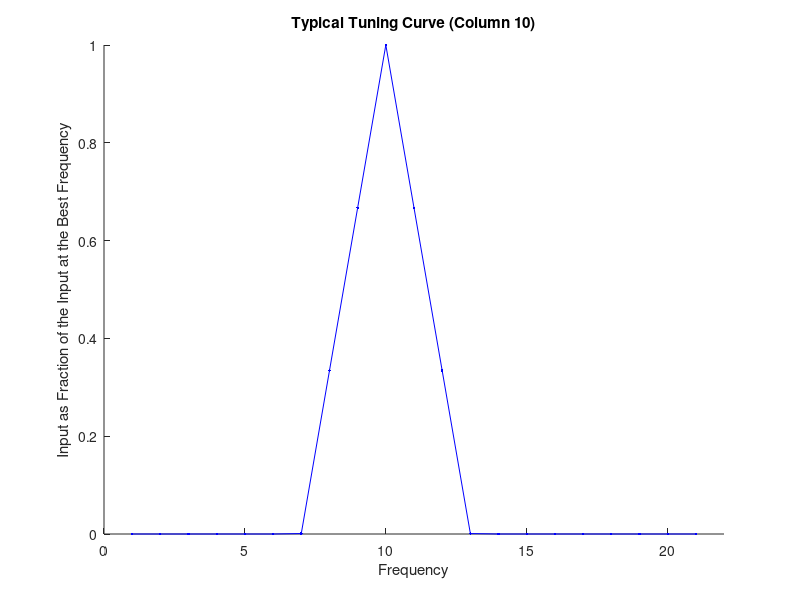

Recreate this plot in MATLAB. (Note: this script raises an error after producing the figure.)
%%  Application of Loebel's model for SSA
% The following code has been adapted from that of Alex Loebel
% Scalars are denoted by letters as in the article, or else by lower-case words.
% Vectros and matrices are denoted by letters as in the article, or else by capitalized words.

% This file generates and brings to equilibrium a network that can be used
% to run Nevo's protocols

%close all
%clear all

all_plots   = 0; % Controls which plots to display
plot_mixing = 1; % Plots the best frequencies for all neurons
plot_TC     = 1; % Plots the shape of a typical tuning curve

find_FRA = 0;
id_crit = 0;

Sel_Columns = [8 9 10]; % Selects columns whose mean activity will be plotted
n_sing      = 1; % Number of single neurons that will be tracked in each selected column
inc_non_act = 1; % Includes non-active neurons in the single neurons tracked

graph_col = 'bgrcmyk'; % Colors for the graphs of the different cases
n_sel     = length(Sel_Columns);

Conds{1} = 'Low';
Conds{2} = 'High';
Conds{3} = 'Equal';
Conds{4} = 'Diverse Broad';
Conds{5} = 'Diverse Narrow';
Conds{6} = 'Deviant Alone F1';
Conds{7} = 'Deviant Alone F2';
Conds{8} = 'Fixed Low';
Conds{9} = 'Fixed High';

nev_cond_code{1} = 'L';
nev_cond_code{2} = 'H';
nev_cond_code{3} = 'E';
nev_cond_code{4} = 'DB';
nev_cond_code{5} = 'DN';
nev_cond_code{6} = 'DA1';
nev_cond_code{7} = 'DA2';
nev_cond_code{8} = 'FL';
nev_cond_code{9} = 'FH';

%% Parameters of the Model:
% Number of columns:
P = 21;

% Number of frequencies to which the network is sensitive
freq_stretch = 1; % Choose an integer >=1; this multiplies P to give M.
M = freq_stretch*P; % Thus, column best frequencies will be certain presentable frequencies.

ring_net = 0;

% Numbers of cells in each column (excitatory and inhibitory):
NE = 100;
NI = 100; 

% Controlling connection strengths:
factor   = 1; % multiplies all intra-column connections (controls spontaneous population spikes)
factor_1 = 1; % multiplies nearest-neighbor inter-column connections (aids spread of population spikes)
factor_2 = 1; % multiplies 2nd-nearest-neighbor inter-column connections (aids spread of population spikes)

% Background input drawn from a uniform distribution (neurons are indexed by input strength):
bg_low_E  = -9.9; % lowest background input (in Hz) to excitatory population
bg_high_E = 9.9; % highest background input (in Hz) to excitatory population
bg_low_I  = bg_low_E; % lowest background input (in Hz) to inhibitory population
bg_high_I = bg_high_E; % highest background input (in Hz) to inhibitory population
% *) In Loebel & Tsodyks 2002, the above values were reached by requiring a
% spontaneous activity of a few Hz. 

% Time constants:
tau_E     = 0.001; % excitatory neurons' time constant (in seconds)
tau_I     = 0.001; % inhibitory neurons' time constant (in seconds) 
tau_ref_E = 0.003; % tau refractory of excitatory neurons (in seconds)
tau_ref_I = 0.003; % tau refractory of inhibitory neurons (in seconds)
tau_rec   = 0.800; % recovery time constant of intracortical synapses (in seconds)
tau_rec_s = 0.300; % recovery time constant of sensory input synapses (in seconds)
% *) This value was chosen since Eli says that LFP recovers fully after about 1 s (tau_rec_s ~ 0.3 s); there should be
% articles about measurements in slices showing this recovery

U   = 0.5; % Portion of available fraction of resources that is utilized in response to an action potential
U_s = 0.7; % Same as U, only for the thalamo-cotical synapses that convey the sensory input

% Connection strengths:
Jee = 6*factor/NE;    % exc2exc
Jei = -4*factor/NI;   % inh2exc
Jie = 0.5*factor/NE;  % exc2inh
Jii = -0.5*factor/NI; % inh2inh

Jee_1 = 0.045*factor_1/NE;  % exc2exc, between neighboring columns
Jie_1 = 0.0035*factor_1/NE; % exc2inh, between neighboring columns
Jee_2 = 0.015*factor_2/NE;  % exc2exc, from one column to its 2nd neighbor
Jie_2 = 0.0015*factor_2/NE; % exc2inh, from one column to its 2nd neighbor

% Simulation conditions:
t_eq      = 5; % The time given to reach equilibrium (in seconds). It is important to allow enough time, or else the response to the first stimulus is distorted.
dt        = 0.0001; % Time-step (in seconds)
post_stim = 0.100; % This is defined here so the simulations keeps runnng for 2*post_stim after the last stimulus offset

%% Stimulus Parameters
A = 5; % Peak magnitude of the input (the magnitude felt by neurons most sensitive to that input)
A_max = 50; % This is used for tuning curves at high amplitudes (comes into effect if A_max > alpha)

ISI  = 0.3; % Inter-stimulus interval (in seconds)
duration = 0.050; % Total duration of each stimulus (in seconds)
ramp_dur = 0.005; % durations of the ramps at the beginning and end of each stimulus (in seconds)

n_stim = 100; % Total no. of stimuli (Best take a product of 10)
%t_prot = n_stim*(duration + ISI); % Total time of the oddball protocol

%% Localization of Sensory Input Effect:
lambda_c = 5; %0.25; % Base value of the lambda_s localization parameter
alpha    = 101; %2; % Magnitude threshold for increase in localization parameter
delta    = 5; % Slope of the increase in lambda_s for magnitudes greater than alpha (determines the degree of localization of an input at high sound levels)

% Option for asymmetric tuning curves:
delta_right = delta; 
delta_left  = delta;

%% Mixing cells with different frequency preferences in each column:
mix_tcs = 1; % 1 or 0, mixing or segregating the input to individual columns

part_2f = 16; % 1 over the fraction of cells in each column that are sensitive to the frequency of the column 2 columns forward is about 1/12
part_2b = 16; % Same, but for the column 2 columns back
part_1f = 8; % 1 over the fraction of cells in each column that are sensitive to the frequency of the next column is about 1/6
part_1b = 8; % Same, but for 1 column back

%%
act_thresh     = 0; % Defines a neuron as active or non-active. In Loebel et al. 2007, this was chosen as 0.
%% 
cancel_syns = 0;
pr_syn_canc = 0.5; % Probability of synapse cancelation
overlap     = 0; % Whether or not there may be neurons responsive to both F2 and F1
zipper      = 1; % This means that canceled synapses in the specified columns corresponding to stimulus frequencies follow a zipper pattern
first_canc  = 1; % In case of zipper pattern, the first synapse canceled in F1
        
%% Sensory Input
lambda_c = 2.5/(log(2)^0.5);

lambda_s_right = lambda_c + (A_max > alpha)*(A_max - alpha)/delta_right; % Determines localiztion of input effect over the cortical sheet
lambda_s_left  = lambda_c + (A_max > alpha)*(A_max - alpha)/delta_left;

if ring_net
    Distances = toeplitz([0:floor(M/2) wrev(1:(floor(M-1)/2))]); % Distance of each frequency from all the others.
else
    Distances = toeplitz(0:(M-1));
end

Right_Dec_Args = Distances./lambda_s_right;
Left_Dec_Args  = Distances./lambda_s_left;

curve_type = 'linear'; % Type of the tuning curve; see cases for options and details.

switch(curve_type)
    case 'exponential' % this one is the original type, used in Loebel et al. 2007. 
        h_outline = (triu(exp(-Right_Dec_Args)) + tril(exp(-Left_Dec_Args),-1)); % Magnitudes of input received by each column for each presented frequency
    
    case 'biased_exponential' % this is similar, but would be sharper and have inhibition from all farther off frequencies
        curve_bias = 1/3;
        h_outline  = (1 + curve_bias)*(triu(exp(-Right_Dec_Args)) + tril(exp(-Left_Dec_Args),-1)) - curve_bias; % Ensures a magnitude of A at the tuning curve's peak
    
    case 'linear' % This type is triangular, following Eli's request that some columns do not receive input at all.
        h_outline = (triu(1-Right_Dec_Args) + tril(1-Left_Dec_Args,-1));
        h_outline(h_outline < 0) = 0;
        
    case 'mexican hat' % My own addition; has support in STRFs such as in deCharms et al. 1998; Loebel et al. 2007 state that lateral supression arises in the model due to synaptic depression 
        mex_dec = 1;
        mex_fre = 1;
        h_outline = (triu(cos(mex_fre*Right_Dec_Args).*exp(-mex_dec*Right_Dec_Args)) + tril(cos(mex_fre*Left_Dec_Args).*exp(-mex_dec*Left_Dec_Args),-1));

    case 'Gaussian' 
        h_outline = (triu(exp(-Right_Dec_Args.^2)) + tril(exp(-Left_Dec_Args.^2),-1)); % Magnitudes of input received by each column for each presented frequency
    
end

h_outline = h_outline(1:freq_stretch:end,:); % This gives the columns best frequencies that are spread evenly across the range.
h_outline(P+1:end,:) = []; % Cropping the rows of h_outline to the no. of columns, just in case.

h_outline = reshape(h_outline,[P 1 M]); % *) Aligning the tuning curves to the neurons.
h = repmat(h_outline,[1 NE 1]);

inp2inh = 0; % This states whether there is sensory input to inhibitory neurons

%% Plotting the Tuning Curve 
if plot_TC %&& all_plots
    tc_column = Sel_Columns(3); %floor(P/2);
    
    figure(1)
        hold on
        plot(reshape(h_outline(tc_column,1,:),1,M),'-b.')

        title(['Typical Tuning Curve (Column ' num2str(tc_column) ')'])
        xlabel('Frequency')
        ylabel('Input as Fraction of the Input at the Best Frequency')
        xlim([0 22])
end

%% Mixing the Responses of Neurons in Each Column
if mix_tcs
   h_unmixed = h; % Original h is saved for FRA finding in unmixed case.
   shif = freq_stretch; % The basic shift in BF.
   placer1 = floor(NE/part_1f);
   placer2 = placer1 + floor(NE/part_1b);
   placer3 = placer2 + floor(NE/part_2f);
   placer4 = placer3 + floor(NE/part_2b);
   
   for Q = 1:P % Doing an independent scramble for each column
        Mixed   = randperm(NE);
        
        h(Q,Mixed(1:placer1),:)              = h(Q,Mixed(1:placer1),[((M-shif+1):M) 1:(M-shif)]); % forward means to the right, i.e. increase in 3rd dimension
        h(Q,Mixed(1:placer1),((M-shif+1):M)) = ring_net*h(Q,Mixed(1:placer1),((M-shif+1):M));
        
        h(Q,Mixed((placer1+1):placer2),:)      = h(Q,Mixed((placer1+1):placer2),[(shif+1):M (1:shif)]);
        h(Q,Mixed((placer1+1):placer2),1:shif) = ring_net*h(Q,Mixed((placer1+1):placer2),1:shif);
        
        h(Q,Mixed((placer2+1):placer3),:)              = h(Q,Mixed((placer2+1):placer3),[((M-2*shif+1):M) 1:(M-2*shif)]);
        h(Q,Mixed((placer2+1):placer3),(M-2*shif+1):M) = ring_net*h(Q,Mixed((placer2+1):placer3),(M-2*shif+1):M);
        
        h(Q,Mixed((placer3+1):placer4),:)        = h(Q,Mixed((placer3+1):placer4),[(2*shif+1):M (1:2*shif)]);
        h(Q,Mixed((placer3+1):placer4),1:2*shif) = ring_net*h(Q,Mixed((placer3+1):placer4),1:2*shif);
    end
end

%% Plotting the Best Frequencies to Show Mixing
[h_Peaks Best_Freqs] = max(h,[],3);

if plot_mixing && all_plots
    figure(2)
        imagesc(Best_Freqs)
        title('Best Frequencies of All Neurons')
        xlabel('No. of Neuron in Column')
        ylabel('Column')
        colorbar
end

%% Initializing Variables:
%t_prot    = n_stim*(duration + ISI) + 2*post_stim;

e_step = (bg_high_E - bg_low_E)/(NE - 1); % *) How about input from a non-uniform (e.g. Gaussian) distribution?
i_step = (bg_high_I - bg_low_I)/(NI - 1);
Inp_E  = ones(P,1)*(bg_low_E:e_step:bg_high_E); % These are the inputs to all the excitatory neurons, hence the P columns and NE rows
Inp_I  = ones(P,1)*(bg_low_I:i_step:bg_high_I); % These are the inputs to all the inhibitory neurons

tmax         = t_eq;% + t_prot*stim; % Maximum time that the simulation will reach (in seconds) 
num_steps_eq = floor(tmax/dt); % Total number of steps in the simulation

E   = zeros(P,NE); % Acitivity of all excitatory neurons (in Hz)
I   = zeros(P,NI); % Activity of all inhibitory neurons (in Hz)
x   = zeros(P,NE); % The fractions of resources available for synaptic transmission in all excitatory neurons
y   = zeros(P,NI); % Same as x, only for inhibitory neurons
z   = 0;% Only one synapse is needed here; zeros(P,NE,M_aug); % Same as x, only for the thalamo-cortical synapses

% *) Why not initialize x, y at 1? - I checked; it just creates an
% initial peak which goes to ~0 immediately for the rest of t_eq.
% z should be started at 1, or else there is no repsonse to the first stimuli.

Gain_E = zeros(P,NE); % The change in E in a certain time-step
Gain_I = zeros(P,NI); % The change in I in a certain time-step

E_act  = zeros(P,NE,floor(t_eq/dt)); % Activity of all excitatory neurons during the time allowed for reaching equilibrium, for identification of the active neurons.
E_mean = zeros(P,num_steps_eq); % Mean excitatory neuron activities in all columns, in all time-steps (in Hz)
%I_mean = E_mean; % Mean inhibitory neuron activities in all columns, in all time-steps (in Hz)

EUx     = zeros(P,1);
EUx_1   = EUx;
EUx_2   = EUx;
IUy     = EUx;
E_sum   = EUx;
E_sum_1 = EUx;
E_sum_2 = EUx;

%% The Dynamic Loop: Initial run to obtain steady-state and find initial values
% First, the network is allowed to reach a steady-state with no sensory input. 
% Tha activity of all neurons is assessed to determine which will be presnted with input.

for i = 1:floor(t_eq/dt)
    % Pre-calculation for the inter-column exc2exc gain calculations:
    EUx    = diag(E*(U.*x)'); % Intra-column input from excitatory synapses, taking synaptic depression into account
    EUx_1 = [EUx(2:P) ; ring_net*EUx(1)] + [ring_net*EUx(P); EUx(1:P-1)]; % Excitatory input from neighboring column
    EUx_2 = [EUx(3:P) ; ring_net*EUx(1:2)] + [ring_net*EUx(P-1:P); EUx(1:P-2)]; % Excitatory input from the neighboring column once removed

    % Pre-calculation for the intra-column inhibitory gain: 
    IUy = diag(I*(U.*y)'); % Intra-column input from inhibitory synapses, taking synaptic depression into account
    
    % Pre-calculation for the inter-column exc2inh gain:
    E_sum   = sum(E,2); % Total intra-column input in each column
    E_sum_1 = [E_sum(2:P); ring_net*E_sum(1)] + [ring_net*E_sum(P); E_sum(1:P-1)]; % Total input to each column from its nearest neighbors
    E_sum_2 = [E_sum(3:P); ring_net*E_sum(1:2)] + [ring_net*E_sum(P-1:P); E_sum(1:P-2)]; % Same, for 2nd-nearest neighbors.
     
    % The gain each cell receives:
    Gain_E = bsxfun(@plus,Inp_E,(Jee.*EUx + Jei.*IUy + Jee_1.*EUx_1 + Jee_2.*EUx_2));
    Gain_I = bsxfun(@plus,Inp_I,(Jie.*E_sum + Jii.*sum(I,2) + Jie_1.*E_sum_1 + Jie_2.*E_sum_2));
    %Gain_E = (Jee.*EUx + Jei.*IUy + Jee_1.*EUx_1 + Jee_2.*EUx_2)*ones(1,NE) + Inp_E;
    %Gain_I = (Jie.*E_sum + Jii.*sum(I,2) + Jie_1.*E_sum_1 + Jie_2.*E_sum_2)*ones(1,NI) + Inp_I;
    
    % Implementing the non-linearity:
    Gain_E(Gain_E < 0)   = 0;
    Gain_E(Gain_E > 300) = 300;
    Gain_I(Gain_I < 0)   = 0;
    Gain_I(Gain_I > 300) = 300;
    
    % The variables' dynamics:
    E = E + (dt/tau_E)*(-E + Gain_E.*(1 - tau_ref_E*E));
    x = x + dt*((1 - x)./tau_rec - U.*E.*x);         
    I = I + (dt/tau_I)*(-I + Gain_I.*(1 - tau_ref_I*I));
    y = y + dt*((1 - y)./tau_rec - U.*I.*y); 
    z = z + dt*((1 - z)./tau_rec_s);

    E_act(:,:,i)    = E; % Tracking the activity of all neurons
    E_mean(:,i)   = mean(E,2); % Tracking mean excitatory activity
    %I_mean(:,i)   = mean(I,2); % Tracking mean inhibitory activity
end

% Recording equilibrium conditions:
E_eq = E;
I_eq = I;
x_eq = x; 
y_eq = y;
z_eq = z;

Gain_E_eq = Gain_E;
Gain_I_eq = Gain_I;

%% Finding Active Neurons for Targeting the Thalamo-Cortical Connections
% In Loebel et al. 2007, thalamo-cortical connections were targeted only at
% neurons with spontaneous activity above 0, as this reproduces the
% experimentally pbserved phenomena of hypersensitive locking suppression.
Neuron_mean    = mean(E_act,3);

Active_Neurons = Neuron_mean > act_thresh;

if all_plots
    figure(4)
        subplot(2,1,1)                
            imagesc(Neuron_mean)

            title('Mean Activity of All Neurons')                
            xlabel('No. of Neuron in Column')                
            ylabel('Column')                
            colorbar

        subplot(2,1,2)                
            imagesc(Active_Neurons)

            title(['Active Neurons (Threshold = ' num2str(act_thresh) ')'])                
            xlabel('No. of Neuron in Column')                
            ylabel('Column')
            colorbar
end

%% Canceling Some of the Synapses 
% This is supposed to make the cells in each column different in their inputs.

if cancel_syns
    mid_column  = floor(mean([mean(F2) mean(F1)]));
    Spec_Cols   = [mid_column];
    if overlap
        h(rand(size(h)) > (pr_syn_canc)) = 0;
        
    elseif zipper
        Canc_Synapses = zeros(1,NE);
        Canc_Synapses(first_canc:2:end) = 1;
        h(Spec_Cols,~~Canc_Synapses,F1)  = 0;
        h(Spec_Cols,~Canc_Synapses,F2) = 0;
        
    else % Basically, this is valid only if the probability of cancelation is 0.5.
        num_cancel    = floor(NE*pr_syn_canc);
        Canc_Synapses = [ones(1,num_cancel) zeros(1,NE - num_cancel)];
        Canc_Synapses = Canc_Synapses(randperm(NE));
        h(Spec_Cols,~Canc_Synapses,F1)  = 0;
        h(Spec_Cols,~~Canc_Synapses,F2) = 0;
    end    
    
    % Note: The cancelation of some of the synapses was introduced while
    % trying to get SSA in a single column not connected to other columns.
    % It was found that the identity of canceled synapses is important,
    % because of the different background input to different cells.
    % However, the problem lied elsewhere and this feature was no longer
    % used. If needed, I suggest using it while allowing overlap.
    
    % Plotting the active and canceled synapese:
    if all_plots
        figure(3)
        for spec_col = 1:length(Spec_Cols)
            h_rearr = zeros(M_aug,NE);
            for syn_row = 1:M
                h_rearr(syn_row,:) = h(Spec_Cols(spec_col),:,syn_row);
            end

            subplot(length(Spec_Cols),1,spec_col)    
                imagesc(h_rearr)

                title(['Synapses of Column ' num2str(Spec_Cols(spec_col))])
                xlabel('Neuron')
                ylabel('Frequency')
        end
    end
end

%% Targeting of Active Neurons
h(repmat(~Active_Neurons,[1 1 M])) = 0; % Non-active neurons do not get sensory input. This is achieved by canceling their tuning curves.

%% Saving
E_act = [];% just to save memory

filename = [ '/TYLT_Prot_' term '_Network_' num2str(net_num) '_Par.mat'];

save(filename) 
save([ '/TYLT_filename_' term '.mat'],'filename')

disp('Initialization done')
